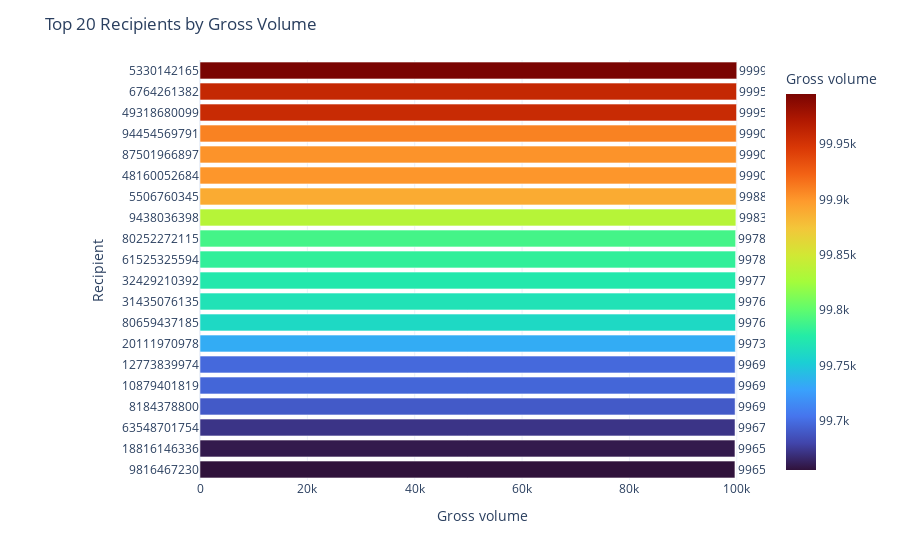

Notebook cell for this chart:
### Code cell
# Query: Top 20 Recipients by Gross Volume
query = """
SELECT payee_id AS recipient_id,
       COUNT(*) AS no_of_trans,
       SUM(amount) AS gross_volume
FROM transactions
GROUP BY payee_id
ORDER BY gross_volume DESC
LIMIT 20;
"""
df = pd.read_sql(query, conn)

fig = px.bar(
    df.sort_values('gross_volume', ascending = True),
    x = 'gross_volume', y = 'recipient_id',
    orientation = 'h',
    text = 'gross_volume',
    color = 'gross_volume',
    color_continuous_scale = px.colors.sequential.Turbo,
    labels = {'gross_volume':'Gross volume','recipient_id':'Recipient'}
)
fig.update_traces(texttemplate = '%{text:.2f}', textposition = 'outside')
fig.update_layout(title = "Top 20 Recipients by Gross Volume", margin = dict(l = 200))

### Figure 1 — Plotly figure (JSON) as saved in the notebook; plotly's stock layout.template omitted (floating-point values rounded to 4 significant figures)
{"data": [{"hovertemplate": "Gross volume=%{marker.color}<br>Recipient=%{y}<extra></extra>", "legendgroup": "", "marker": {"color": [99660.0, 99660.0, 99670.0, 99690.0, 99700.0, 99700.0, 99730.0, 99760.0, 99770.0, 99770.0, 99780.0, 99790.0, 99840.0, 99890.0, 99900.0, 99900.0, 99910.0, 99960.0, 99960.0, 100000.0], "coloraxis": "coloraxis", "pattern": {"shape": ""}}, "name": "", "orientation": "h", "showlegend": false, "text": [99660.0, 99660.0, 99670.0, 99690.0, 99700.0, 99700.0, 99730.0, 99760.0, 99770.0, 99770.0, 99780.0, 99790.0, 99840.0, 99890.0, 99900.0, 99900.0, 99910.0, 99960.0, 99960.0, 100000.0], "textposition": "outside", "texttemplate": "%{text:.2f}", "type": "bar", "x": [99660.0, 99660.0, 99670.0, 99690.0, 99700.0, 99700.0, 99730.0, 99760.0, 99770.0, 99770.0, 99780.0, 99790.0, 99840.0, 99890.0, 99900.0, 99900.0, 99910.0, 99960.0, 99960.0, 100000.0], "xaxis": "x", "y": ["9816467230", "18816146336", "63548701754", "8184378800", "10879401819", "12773839974", "20111970978", "80659437185", "31435076135", "32429210392", "61525325594", "80252272115", "9438036398", "5506760345", "48160052684", "87501966897", "94454569791", "49318680099", "6764261382", "5330142165"], "yaxis": "y"}], "layout": {"barmode": "relative", "coloraxis": {"colorbar": {"title": {"text": "Gross volume"}}, "colorscale": [[0, "#30123b"], [0.07143, "#4145ab"], [0.1429, "#4675ed"], [0.2143, "#39a2fc"], [0.2857, "#1bcfd4"], [0.3571, "#24eca6"], [0.4286, "#61fc6c"], [0.5, "#a4fc3b"], [0.5714, "#d1e834"], [0.6429, "#f3c63a"], [0.7143, "#fe9b2d"], [0.7857, "#f36315"], [0.8571, "#d93806"], [0.9286, "#b11901"], [1, "#7a0402"]]}, "legend": {"tracegroupgap": 0}, "margin": {"l": 200, "t": 60}, "title": {"text": "Top 20 Recipients by Gross Volume"}, "xaxis": {"anchor": "y", "domain": [0, 1], "title": {"text": "Gross volume"}}, "yaxis": {"anchor": "x", "domain": [0, 1], "title": {"text": "Recipient"}}}}
